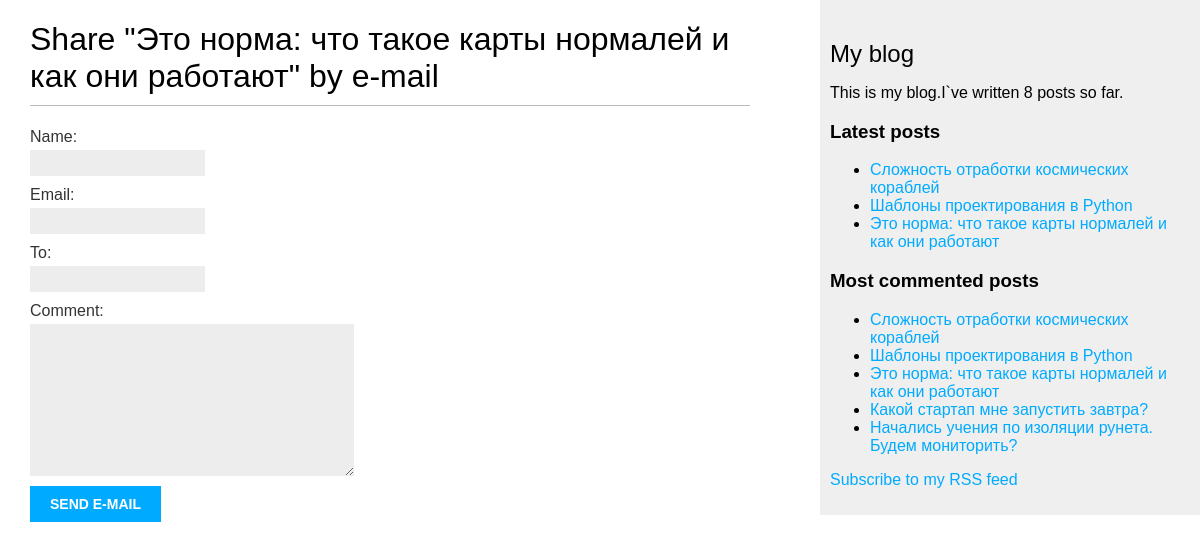
/blog/3/share/, run on the app's committed database.
### blog_app/models.py (models this page shows)
class Post(models.Model):
    STATUS_CHOICES = (
        ('draft','Draft'),
        ('published', 'Published'),
    )
    title = models.CharField(max_length = 250)
    slug = models.SlugField(max_length=250, unique_for_date = 'publish')
    author = models.ForeignKey(User, on_delete=models.CASCADE, related_name ='blog_posts')
    body = models.TextField()
    publish = models.DateField(default = timezone.now)
    created = models.DateField(auto_now_add = True)
    updated = models.DateField(auto_now= True)
    status = models.CharField(max_length = 10, choices = STATUS_CHOICES, default = 'draft')
    objects = models.Manager()
    published = PublishedManager()
    tags = TaggableManager()
    class Meta:
        ordering = ('-publish',)
    def __str__(self):
        return self.title
    def get_absolute_url(self):
        return reverse('blog:post_detail', args=[self.publish.year, self.publish.month, self.publish.day, self.slug])

### blog_app/views.py (the view)
# urls.py: path('<int:post_id>/share/', views.post_share, name ='post_share'),
def post_share(request,post_id):
    post = get_object_or_404(Post, id=post_id, status = 'published')
    sent = False
    if request.method == 'POST':
        form = EmailPostForm(request.Post)
        if form.is_valid():
            cd = form.cleaned_data
            post_url = request.build_absolute_uri(post.get_absolute_url())
            subject = f'{cd["name"]} ({cd["email"]}) recommends you reading  {post.title}'
            message = f'Read {post.title} at {post._url}\n\n{cd["name"]}\'s comments: {cd["comments"]}'
            sent = True
    else:
        form = EmailPostForm()
        return render(request, 'blog/post/share.html', {'post':post,'form':form,'sent':sent})

### blog_app/forms.py
class EmailPostForm(forms.Form):
    name = forms.CharField(max_length=25)
    email = forms.EmailField()
    to = forms.EmailField()
    comment = forms.CharField(required = False, widget = forms.Textarea)

### blog_app/models.py (called while the page is built)
    def get_queryset(self):
        return super().get_queryset().filter(status = 'published')

### blog_app/templatetags/blog_tags.py (called while the page is built)
@register.simple_tag
def total_posts():
    return Post.published.count()

@register.inclusion_tag('blog/post/latest_post.html')
def show_latest_posts(count = 5):
    latest_posts = Post.published.order_by('-publish')[:count]
    print(latest_posts)
    return {'latest_posts':latest_posts}

@register.simple_tag
def get_most_commented_posts(count =5):
    return Post.published.annotate(total_comments = Count('comments')).order_by('-total_comments')[:count]

### templates/blog/post/share.html (shortened to what this page needs)
{% extends "blog/base.html" %}
{% block content %}
{% if sent %}
<h1>E-mail successfully sent</h1>
<p>"{{ post.title }}" was successfully sent to {{ form.cleaned_data.to }}.</p>
{% else %}
<h1>Share "{{ post.title }}" by e-mail</h1>
<form action="." method="post">
    {{ form.as_p }}
    <input type="submit" value="Send e-mail">
</form>
{% endif %}
{% endblock %}

### templates/blog/base.html (shortened to what this page needs)
{% load blog_tags %}
{% load static %}
<!DOCTYPE html>
<html>
<head>
    <link href="{% static "css/blog.css" %}" rel="stylesheet">
</head>
<body>
    <div id="content">
        {% block content %}
        {% endblock %}
    </div>
    <div id="sidebar">
        <h2>My blog</h2>
        <p>This is my blog.I`ve written {% total_posts %} posts so far.</p>
        <h3>Latest posts</h3>
        {% show_latest_posts 3 %}
        <h3>Most commented posts</h3>
        {% get_most_commented_posts as most_commented_posts %}
        <ul>
            {% for post in most_commented_posts %}
            <li><a href="{{ post.get_absolute_url }}">{{ post.title }}</a></li>
            {% endfor %}
        </ul>
        <p><a href="{% url "blog:post_feed" %}">Subscribe to my RSS feed</a></p>
    </div>
</body>
</html>

### templates/blog/post/latest_post.html
<ul>
    {% for post in latest_posts %}
    <li><a href="{{ post.get_absolute_url }}">{{ post.title }}</a></li>
    {% endfor %}
</ul>

### static/css/blog.css (style rules this page uses)
body { margin:0; padding:0; font-family:helvetica, sans-serif; }
a { color:#00abff; text-decoration:none; }
h1 { font-weight:normal; border-bottom:1px solid #bbb; padding:0 0 10px 0; }
h2 { font-weight:normal; margin:30px 0 0; }
#content { float:left; width:60%; padding:0 0 0 30px; }
#sidebar { float:right; width:30%; padding:10px; background:#efefef; height:100%; }
label { float:left; clear:both; color:#333; margin-bottom:4px; }
input, textarea { clear:both; float:left; margin:0 0 10px; background:#ededed; border:0; padding:6px 10px; font-size:12px; }
input[type=submit] { font-weight:bold; background:#00abff; color:#fff; padding:10px 20px; font-size:14px; text-transform:uppercase; }

### data on the page
Post: title "Это норма: что такое карты нормалей и как они работают"
Post: title "Сложность отработки космических кораблей"
Post: title "Шаблоны проектирования в Python"
Post: title "Какой стартап мне запустить завтра?"
Post: title "Начались учения по изоляции рунета. Будем мониторить?"
